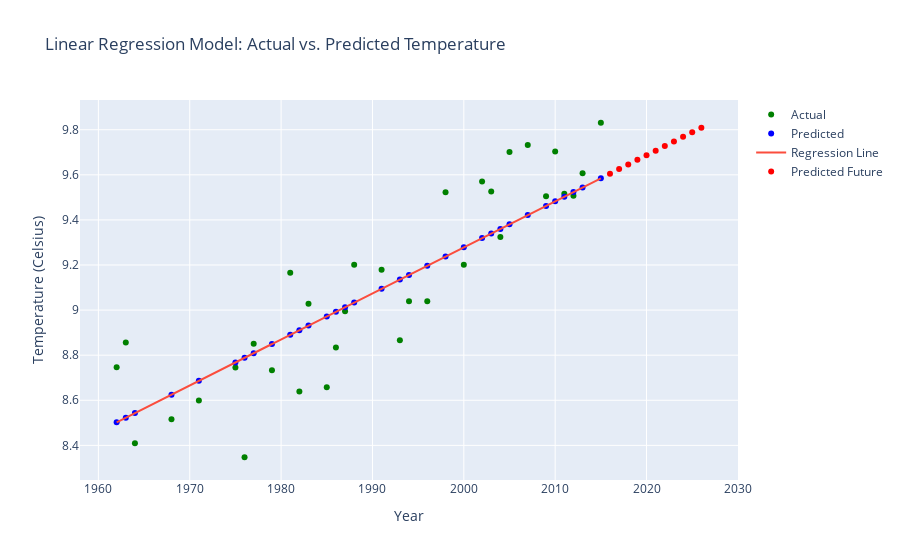

Write notebook code for a chart like this one.
### Code cell
# Create a scatter plot of the data
X = df_final['dt'].values.reshape(-1, 1)
y = df_final['LandAverageTemperature'].values.reshape(-1, 1)

# Split the data into training and testing sets
X_train, X_test, y_train, y_test = train_test_split(X, y, test_size=0.6, random_state=101)

# Create a linear regression object
lm = LinearRegression()

# Fit the model using the training data
lm.fit(X_train, y_train)

# Make predictions using the testing data
predictions = lm.predict(X_test)

trace1 = go.Scatter(x=X_test.flatten(), y=y_test.flatten(), mode='markers', name='Actual', marker=dict(color='green'))
trace2 = go.Scatter(x=X_test.flatten(), y=predictions.flatten(), mode='markers', name='Predicted', marker=dict(color='blue'))

# Add a trace for the regression line
trace3 = go.Scatter(x=X_test.flatten(), y=lm.predict(X_test).flatten(), mode='lines', name='Regression Line', line=dict(color='#FB4D3D', width=2))

# Set the layout
layout = go.Layout(title='Linear Regression Model: Actual vs. Predicted Temperature', xaxis=dict(title='Year'), yaxis=dict(title='Temperature (Celsius)'), paper_bgcolor='white')

# Create a new set of X values for the years 2016 to 2026
X_future = np.array(range(2016, 2027)).reshape(-1, 1)

# Use the trained model to predict the temperatures for the next 10 years
predictions_future = lm.predict(X_future)

# Plot the predicted temperatures for the next 10 years
trace4 = go.Scatter(x=X_future.flatten(), y=predictions_future.flatten(), mode='markers', name='Predicted Future', marker=dict(color='red'))

# Create the figure
fig = go.Figure(data=[trace1, trace2, trace3, trace4], layout=layout)

# Show the figure
fig.show()

# Print the evaluation metrics
print('MAE:', metrics.mean_absolute_error(y_test, predictions))
print('MSE:', metrics.mean_squared_error(y_test, predictions))
print('RMSE:', np.sqrt(metrics.mean_squared_error(y_test, predictions)))
print("Accuracy", lm.score(X_test, y_test))

### Figure 1 — Plotly figure (JSON) as saved in the notebook; plotly's stock layout.template omitted (floating-point values rounded to 4 significant figures)
{"data": [{"marker": {"color": "green"}, "mode": "markers", "name": "Actual", "type": "scatter", "x": [1979, 1962, 2004, 2003, 1996, 1987, 1977, 1975, 2007, 1963, 1983, 1985, 2012, 2013, 1982, 1981, 2015, 1968, 1964, 1993, 2005, 1994, 1976, 1986, 1988, 2009, 2002, 2011, 2010, 2000, 1971, 1991, 1998], "y": [8.733, 8.746, 9.325, 9.526, 9.039, 8.994, 8.85, 8.745, 9.732, 8.856, 9.028, 8.658, 9.507, 9.607, 8.639, 9.166, 9.831, 8.516, 8.41, 8.867, 9.701, 9.039, 8.347, 8.834, 9.202, 9.505, 9.57, 9.516, 9.703, 9.201, 8.599, 9.179, 9.523]}, {"marker": {"color": "blue"}, "mode": "markers", "name": "Predicted", "type": "scatter", "x": [1979, 1962, 2004, 2003, 1996, 1987, 1977, 1975, 2007, 1963, 1983, 1985, 2012, 2013, 1982, 1981, 2015, 1968, 1964, 1993, 2005, 1994, 1976, 1986, 1988, 2009, 2002, 2011, 2010, 2000, 1971, 1991, 1998], "y": [8.85, 8.502, 9.36, 9.34, 9.197, 9.013, 8.809, 8.768, 9.421, 8.523, 8.931, 8.972, 9.523, 9.544, 8.911, 8.89, 9.585, 8.625, 8.543, 9.135, 9.381, 9.156, 8.788, 8.993, 9.033, 9.462, 9.319, 9.503, 9.483, 9.278, 8.686, 9.095, 9.238]}, {"line": {"color": "#FB4D3D", "width": 2}, "mode": "lines", "name": "Regression Line", "type": "scatter", "x": [1979, 1962, 2004, 2003, 1996, 1987, 1977, 1975, 2007, 1963, 1983, 1985, 2012, 2013, 1982, 1981, 2015, 1968, 1964, 1993, 2005, 1994, 1976, 1986, 1988, 2009, 2002, 2011, 2010, 2000, 1971, 1991, 1998], "y": [8.85, 8.502, 9.36, 9.34, 9.197, 9.013, 8.809, 8.768, 9.421, 8.523, 8.931, 8.972, 9.523, 9.544, 8.911, 8.89, 9.585, 8.625, 8.543, 9.135, 9.381, 9.156, 8.788, 8.993, 9.033, 9.462, 9.319, 9.503, 9.483, 9.278, 8.686, 9.095, 9.238]}, {"marker": {"color": "red"}, "mode": "markers", "name": "Predicted Future", "type": "scatter", "x": [2016, 2017, 2018, 2019, 2020, 2021, 2022, 2023, 2024, 2025, 2026], "y": [9.605, 9.626, 9.646, 9.666, 9.687, 9.707, 9.728, 9.748, 9.769, 9.789, 9.809]}], "layout": {"paper_bgcolor": "white", "title": {"text": "Linear Regression Model: Actual vs. Predicted Temperature"}, "xaxis": {"title": {"text": "Year"}}, "yaxis": {"title": {"text": "Temperature (Celsius)"}}}}
